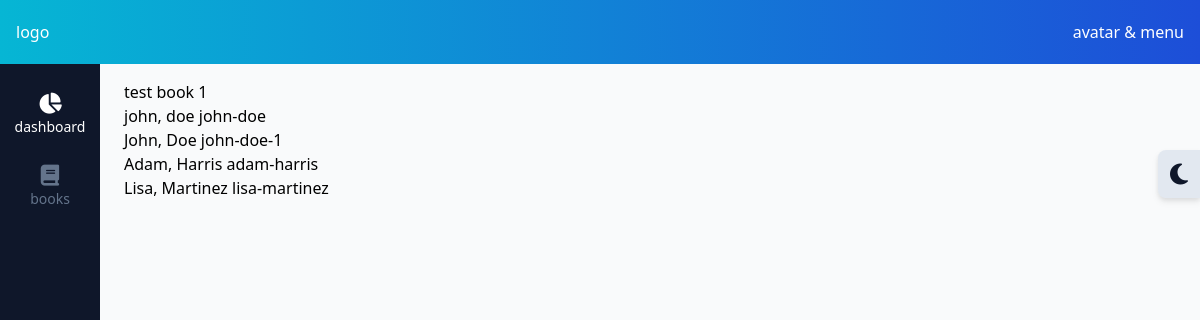
The page / on the database its author committed.
### books/models.py (models this page shows, shortened)
class BookTitle(models.Model):
    title = models.CharField(max_length=200, unique=True)
    slug = models.SlugField(blank=True)
    publisher = models.ForeignKey(Publisher, on_delete=models.CASCADE)
    author = models.ForeignKey(Author, on_delete=models.CASCADE)
    created = models.DateTimeField(auto_now_add=True)
    updated = models.DateTimeField(auto_now=True)
    @property
    def books(self):
        return self.book_set.all()
    def __str__(self):
        return f'Book : {self.title}'

### customers/models.py (models this page shows, shortened)
class Customer(models.Model):
    first_name = models.CharField(max_length=100)
    last_name = models.CharField(max_length=100)
    username = models.CharField(max_length=100,blank=True ,unique=True)
    additional_info = models.TextField(blank=True)
    rating = models.PositiveSmallIntegerField(default=50)
    books = models.ManyToManyField(Book, blank=True, help_text='Books that are currently rented')
    book_count = models.PositiveSmallIntegerField(default=0)

### core/views.py (the view)
# urls.py: path('', home_view, name='home'),
def home_view(request):
    qs = Customer.objects.all()
    obj = BookTitle.objects.get(id=1)
    books = obj.books
    print(books)
    context = {
        'qs' : qs,
        'obj' : obj,
    }
    return render(request, 'main.html', context)

### books/models.py (called while the page is built)
    def __str__(self):
        return f'{self.title}'

### templates/main.html (shortened to what this page needs)
{% extends "base.html" %}
{% block content %}
{{obj.title}}
<br>
{% if qs %}
    <ul>
    {% for obj in qs %}
        <li>{{obj.first_name}}, {{obj.last_name}} {{obj.username}}</li>
    {% endfor %}
    </ul>
{% else %}
    no customers in the db
{% endif %}
{% endblock content %}

### rows shown on the page
BookTitle: title "test book 1"
Customer: first_name "john", last_name "doe", username "john-doe"
Customer: first_name "John", last_name "Doe", username "john-doe-1"
Customer: first_name "Adam", last_name "Harris", username "adam-harris"
Customer: first_name "Lisa", last_name "Martinez", username "lisa-martinez"
